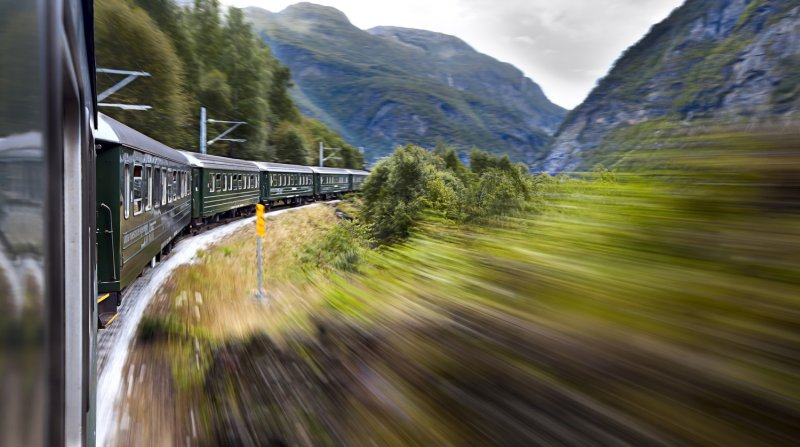
#> input picture data/pics/04f5c68198.png, 800 x 447 px; its folder holds 4 pictures in this run
$ python eda.py
#> lines starting #> are read from the running program, lines starting #| are printed output that depends on the picture
import os
import cv2
import shutil
import numpy as np
import pandas as pd
from matplotlib import pyplot as plt

directory = 'data/pics'

dims = []
for filename in os.listdir(directory):
    f = os.path.join(directory, filename)
    if os.path.isfile(f):
        dims.append(str(cv2.imread(f).shape))

print(dims)
dims_df = pd.DataFrame(dims, columns=['dimensions'])
dims_df.groupby('dimensions')

plt.figure(figsize=(10,10))
plt.title('New images size distribution')
plt.hist(dims_df)
plt.xticks(rotation='vertical')
plt.savefig('eda_imgs/new_img_sizes.png')
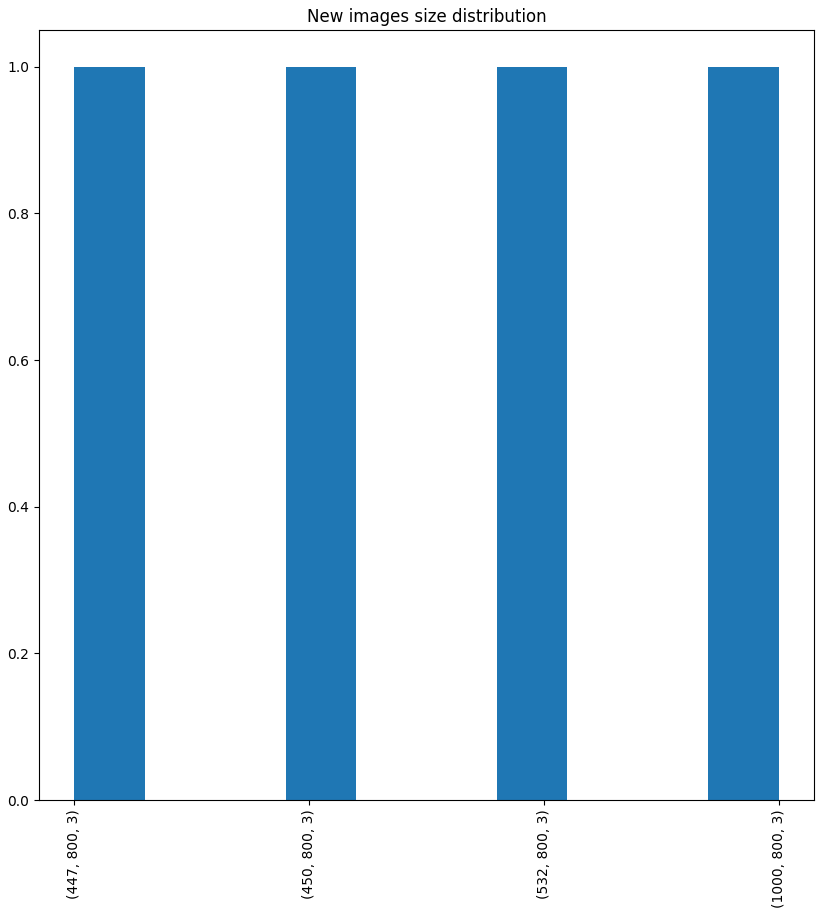
#> figure drawn by matplotlib, 1 panel
plt.show()

# -----

directory = 'data/images_300'

dims = []
#> (the run stopped early here; a loop or call above may not have finished)
